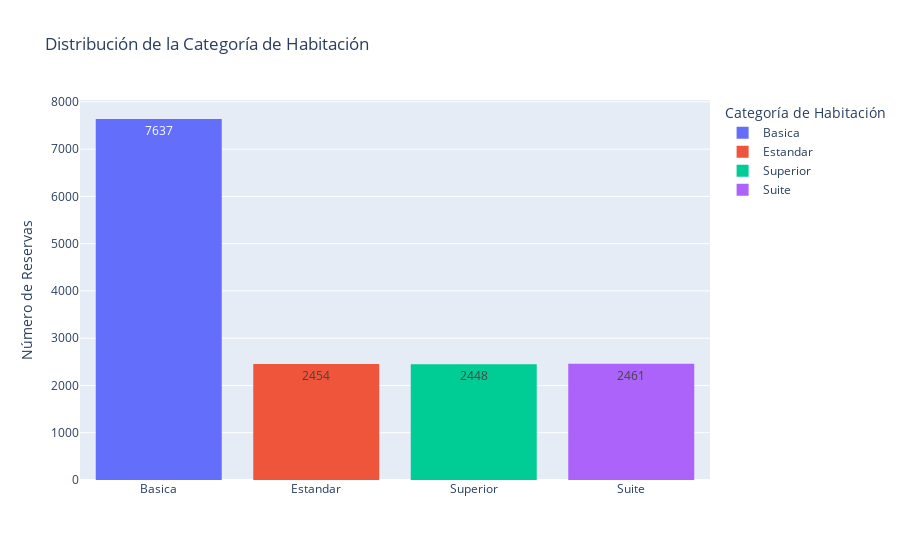

Here is the notebook cell this chart was saved with:
### Markdown cell above
### Distribución de la columna Categoria_Habitacion

### Code cell
fig = px.histogram(
    df_final,
    x="Categoria_Habitacion",
    color="Categoria_Habitacion",
    title="Distribución de la Categoría de Habitación",
    labels={"Categoria_Habitacion": "Categoría de Habitación"},
    text_auto=True
)
fig.update_layout(xaxis_title="", yaxis_title="Número de Reservas")
fig.show()

### Figure 1 — Plotly figure (JSON) as saved in the notebook; plotly's stock layout.template omitted (floating-point values rounded to 4 significant figures; data arrays with more than 128 entries replaced by an {"elided": "..."} marker saying what was removed)
{"data": [{"bingroup": "x", "hovertemplate": "Categoría de Habitación=%{x}<br>count=%{y}<extra></extra>", "legendgroup": "Basica", "marker": {"color": "#636efa", "pattern": {"shape": ""}}, "name": "Basica", "orientation": "v", "showlegend": true, "texttemplate": "%{value}", "type": "histogram", "x": {"elided": "7637 str values"}, "xaxis": "x", "yaxis": "y"}, {"bingroup": "x", "hovertemplate": "Categoría de Habitación=%{x}<br>count=%{y}<extra></extra>", "legendgroup": "Estandar", "marker": {"color": "#EF553B", "pattern": {"shape": ""}}, "name": "Estandar", "orientation": "v", "showlegend": true, "texttemplate": "%{value}", "type": "histogram", "x": {"elided": "2454 str values"}, "xaxis": "x", "yaxis": "y"}, {"bingroup": "x", "hovertemplate": "Categoría de Habitación=%{x}<br>count=%{y}<extra></extra>", "legendgroup": "Superior", "marker": {"color": "#00cc96", "pattern": {"shape": ""}}, "name": "Superior", "orientation": "v", "showlegend": true, "texttemplate": "%{value}", "type": "histogram", "x": {"elided": "2448 str values"}, "xaxis": "x", "yaxis": "y"}, {"bingroup": "x", "hovertemplate": "Categoría de Habitación=%{x}<br>count=%{y}<extra></extra>", "legendgroup": "Suite", "marker": {"color": "#ab63fa", "pattern": {"shape": ""}}, "name": "Suite", "orientation": "v", "showlegend": true, "texttemplate": "%{value}", "type": "histogram", "x": {"elided": "2461 str values"}, "xaxis": "x", "yaxis": "y"}], "layout": {"barmode": "relative", "legend": {"title": {"text": "Categoría de Habitación"}, "tracegroupgap": 0}, "title": {"text": "Distribución de la Categoría de Habitación"}, "xaxis": {"anchor": "y", "categoryarray": ["Basica", "Estandar", "Superior", "Suite"], "categoryorder": "array", "domain": [0, 1], "title": {"text": ""}}, "yaxis": {"anchor": "x", "domain": [0, 1], "title": {"text": "Número de Reservas"}}}}
